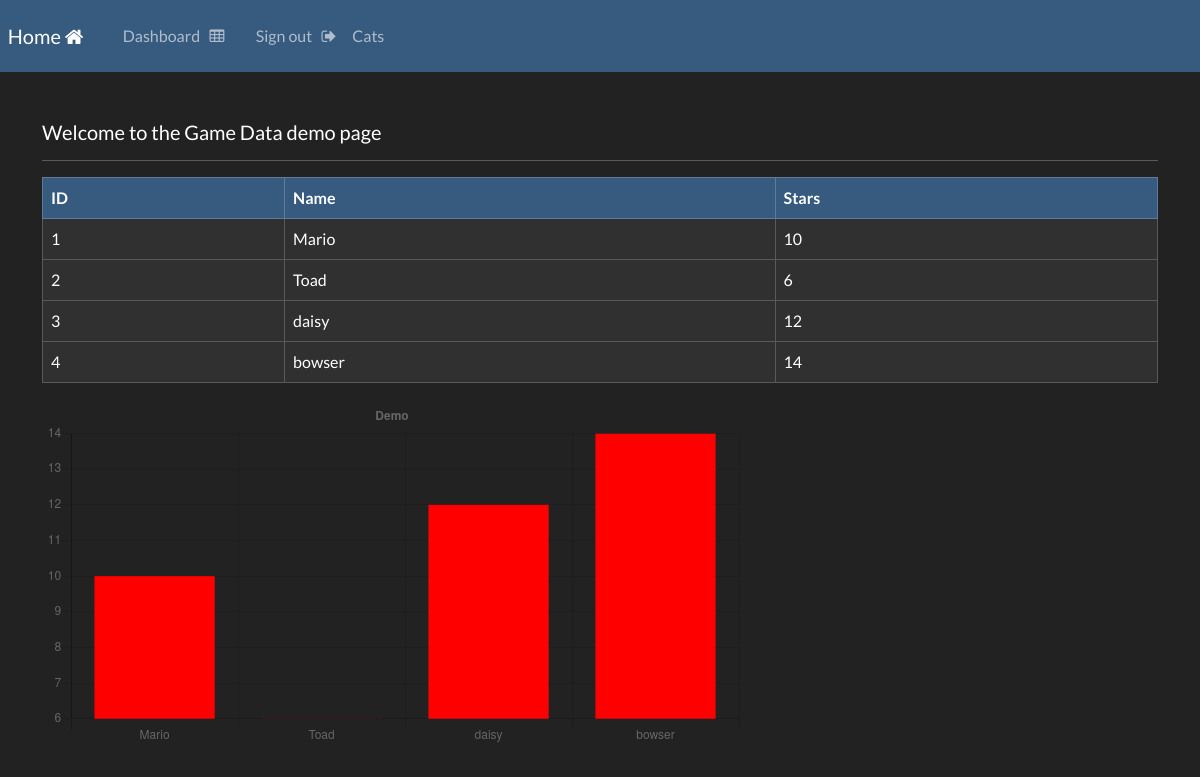
The page /game-data (signed in) on the database its author committed.
### website/models.py (models this page shows)
class Gamedata(models.Model):
    character_name = models.CharField(max_length = 100)
    stars = models.IntegerField()

### website/views.py (the view)
# urls.py: path('game-data', views.game_data, name="game-data"),
@login_required(login_url='my-login')
def game_data(request):
    data = Gamedata.objects.all()
    context = {'data': data}
    return render(request,'website/game-data.html', context=context )

### website/templates/website/game-data.html (shortened to what this page needs)
{% extends 'website/base.html' %}
{% block content %}
    <br>
    <h5> Welcome to the Game Data demo page </h5>
    <hr>
    <table class="table table-dark table-hover table-bordered">
        <thead class="table-primary">
            <tr>
                <th scope="col"> ID </th>
                <th scope="col"> Name </th>
                <th scope="col"> Stars </th>
            </tr>
        </thead>
        <tbody>
        {% if data %}
            {% for row in data %}
            <tr>
                <td> {{row.id}} </td>
                <td> {{row.character_name}} </td>
                <td> {{row.stars}} </td>
            </tr>
            {% endfor %}
        {% endif %}
        </tbody>
    </table>
<canvas id="myChart" style="width:100%;max-width:700px"></canvas>
<script>
    new Chart("myChart",{
        type: "bar",
        data: {
            labels: [{% for row in data %} '{{ row.character_name }}', {% endfor %}],
            datasets: [{
                backgroundColor:"red",
                data: [{% for row in data %} '{{ row.stars }}', {% endfor %}]
            }]
        },
        options:{
            legend: {display: false},
            title:{
                display: true,
                text:"Demo"
            }
        }
    });
    </script>
{% endblock %}

### rows shown on the page
Gamedata: id "1", character_name "Mario", stars "10"
Gamedata: id "2", character_name "Toad", stars "6"
Gamedata: id "3", character_name "daisy", stars "12"
Gamedata: id "4", character_name "bowser", stars "14"

### other values the page prints
chart data {{ row.character_name }} Mario, Toad, daisy, bowser
chart data {{ row.stars }} 10, 6, 12, 14
